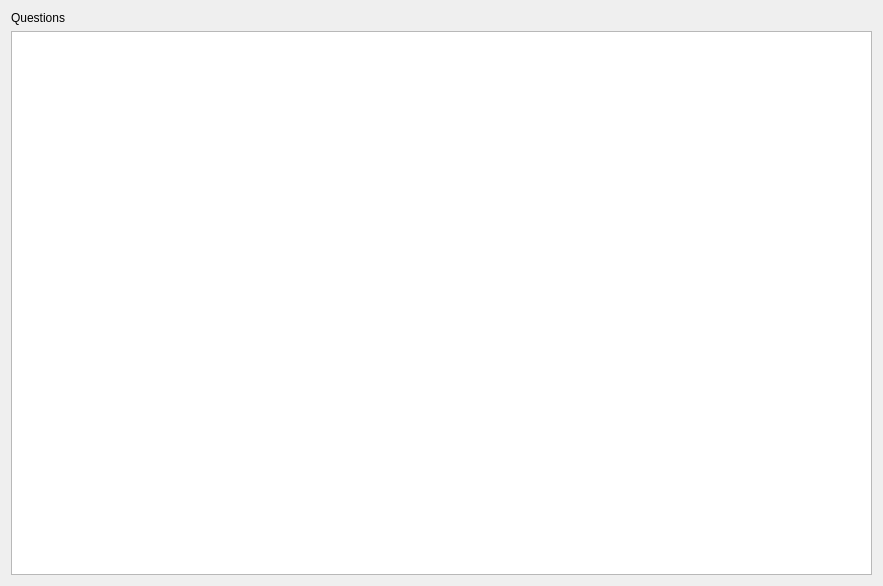
<?xml version="1.0" encoding="UTF-8"?>
<ui version="4.0">
 <class>DtWordTrainerClass</class>
 <widget class="QMainWindow" name="DtWordTrainerClass">
  <property name="geometry">
   <rect>
    <x>0</x>
    <y>0</y>
    <width>883</width>
    <height>586</height>
   </rect>
  </property>
  <property name="windowTitle">
   <string>DtWordTrainer</string>
  </property>
  <widget class="QWidget" name="centralWidget">
   <layout class="QGridLayout" name="gridLayout_2">
    <item row="1" column="0">
     <widget class="QListWidget" name="wordList"/>
    </item>
    <item row="0" column="0">
     <widget class="QLabel" name="label">
      <property name="text">
       <string>Questions</string>
      </property>
     </widget>
    </item>
   </layout>
  </widget>
 </widget>
 <layoutdefault spacing="6" margin="11"/>
 <resources/>
 <connections/>
</ui>
